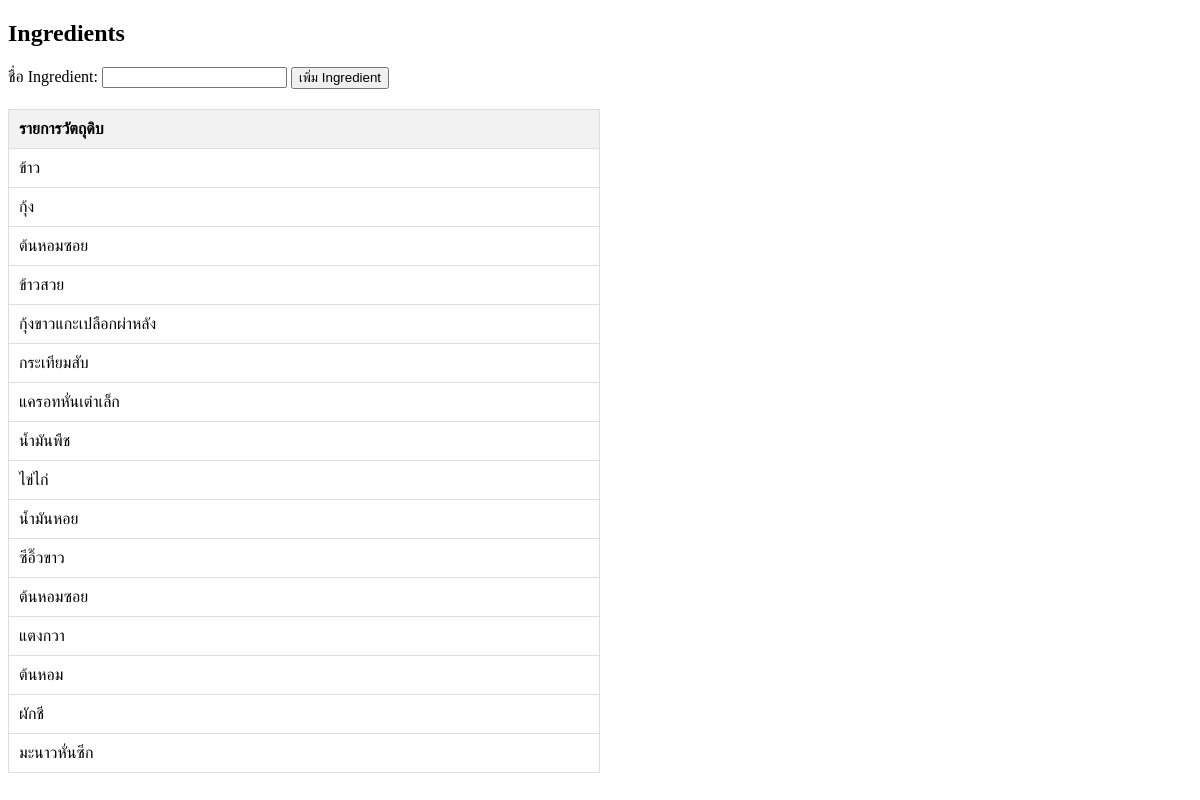
The app's page /ingredients.php with its own data.
### tables this page shows
CREATE TABLE `ingredients` (
  `IngredientID` int(11) NOT NULL,
  `IngredientName` varchar(255) NOT NULL
);

### ingredients.php (the view, shortened to what this page needs)
<?php
$link = mysqli_connect('localhost', 'root', '', 'food');
$resultIngredients = mysqli_query($link, "SELECT * FROM ingredients");
?>
<!DOCTYPE html>
<html lang="en">
<head>
    <link rel="stylesheet" href="ingredients.css">
</head>
<body>
<h2>Ingredients</h2>
<form method="post" action="">
    <label for="ingredientName">ชื่อ Ingredient: </label>
    <input type="text" name="ingredientName" required>
    <button type="submit">เพิ่ม Ingredient</button>
</form>
<table>
    <tr>
        <th>รายการวัตถุดิบ</th>
    </tr>
    <?php
    while ($rowIngredient = mysqli_fetch_assoc($resultIngredients)) {
        echo "<tr>";
        echo "<td>{$rowIngredient['IngredientName']}</td>";
        echo "</tr>";
    }
    ?>
</table>
</body>
</html>

### ingredients.css (style rules this page uses)
table { width: 50%; border-collapse: collapse; margin: 20px 0; }
table, th, td { border: 1px solid #ddd; }
th, td { padding: 10px; text-align: left; }
th { background-color: #f2f2f2; }

### records on screen
ingredients: IngredientName "ข้าว"
ingredients: IngredientName "กุ้ง"
ingredients: IngredientName "ต้นหอมซอย"
ingredients: IngredientName "ข้าวสวย"
ingredients: IngredientName "กุ้งขาวแกะเปลือกผ่าหลัง"
ingredients: IngredientName "กระเทียมสับ"
ingredients: IngredientName "แครอทหั่นเต๋าเล็ก"
ingredients: IngredientName "น้ำมันพืช"
ingredients: IngredientName "ไข่ไก่"
ingredients: IngredientName "น้ำมันหอย"
ingredients: IngredientName "ซีอิ๊วขาว"
ingredients: IngredientName "ต้นหอมซอย"
ingredients: IngredientName "แตงกวา"
ingredients: IngredientName "ต้นหอม"
ingredients: IngredientName "ผักชี"
ingredients: IngredientName "มะนาวหั่นซีก"
